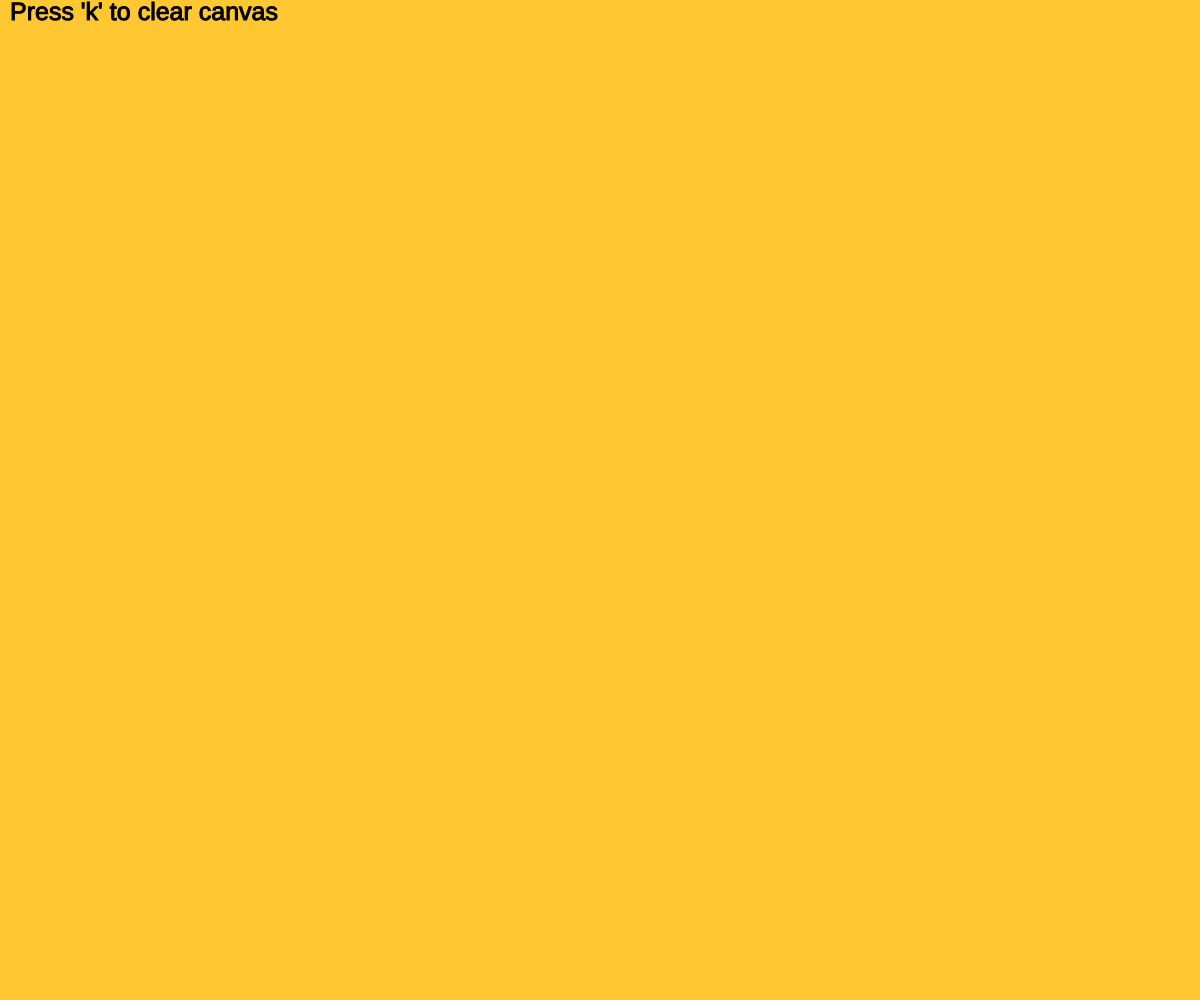
Frame 1 (no input)
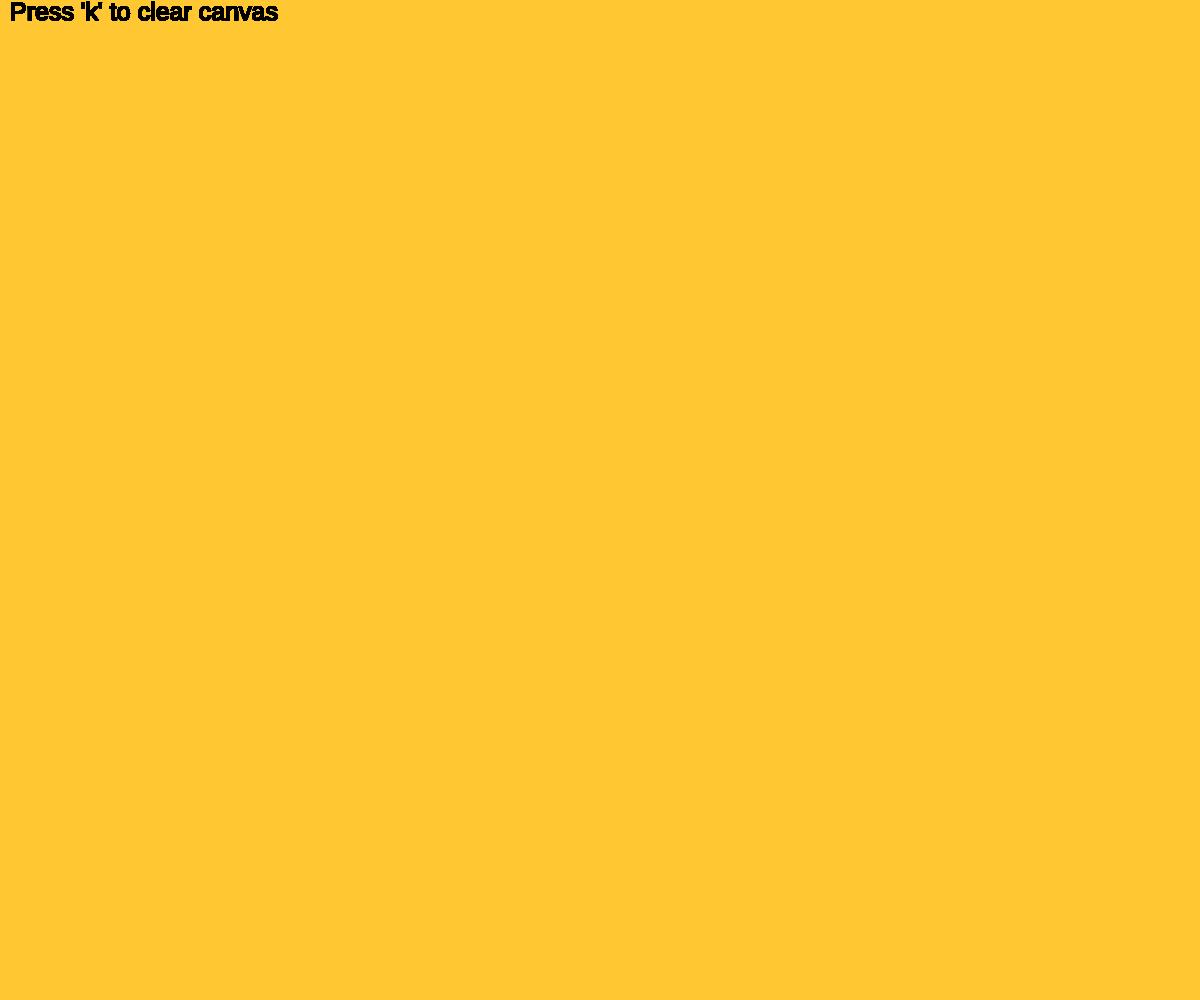
Frame 60 (no input)
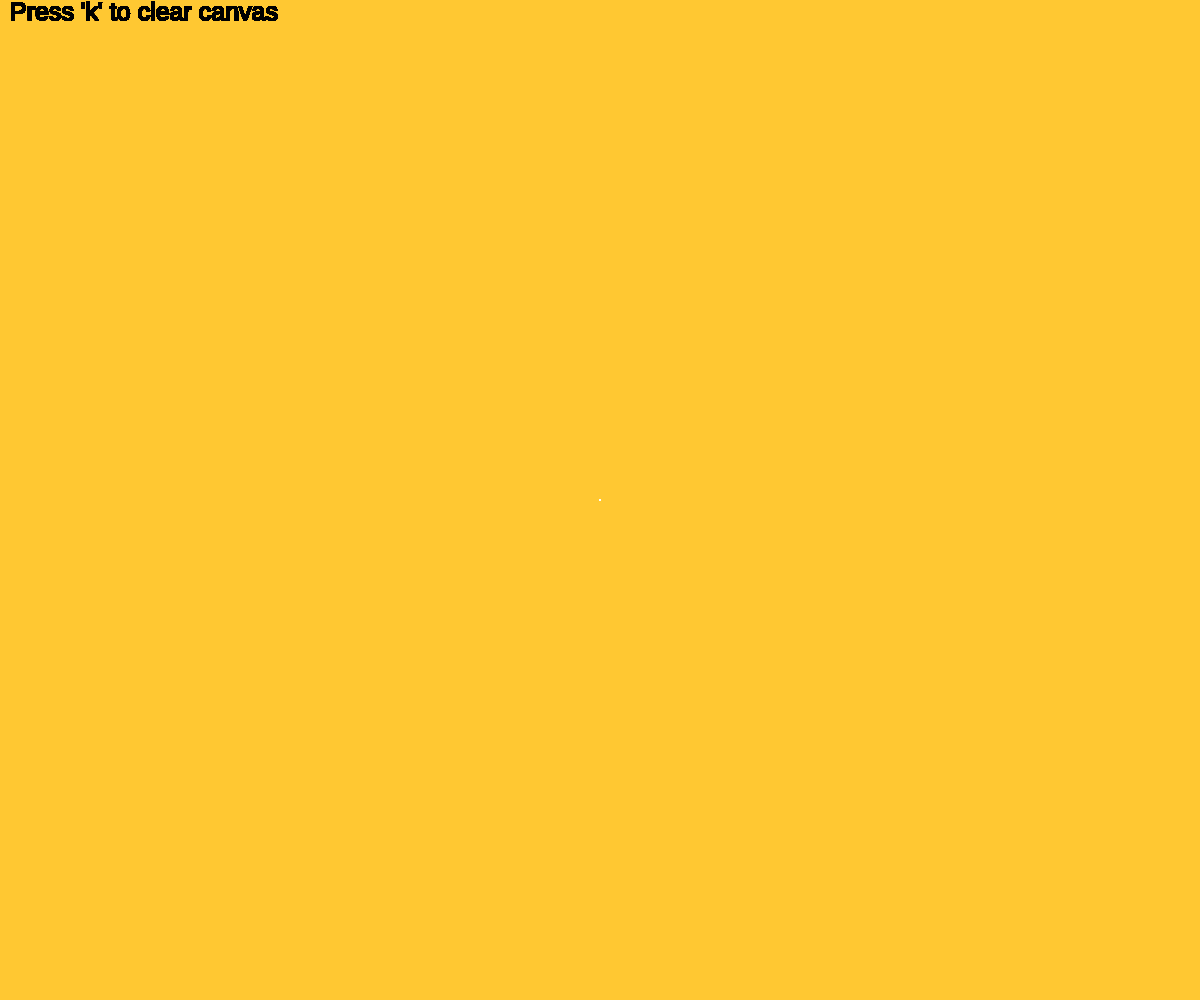
Frame 120 (the mouse pressed at the canvas centre since frame 60)

The p5.js sketch that drew these frames (run headless with seeded random() and noise() and a simulated clock; from frame 60 on, the mouse is pressed at the canvas centre):

// p5.js sketch
// ── sketch.js
let points = [];
let start = false;
let s = 1;

function setup() {
  createCanvas(windowWidth, windowHeight);
  background(255,200,50);
}

function draw() {
  fill(0);
  stroke(0);
  strokeWeight(1);
  textSize(25);
  text("Press 'k' to clear canvas",10,20);
  if (start) {
    points.push(createVector(mouseX, mouseY));
  }
  stroke(255);
  strokeWeight(1);
  noFill();
  beginShape();
  for (let i = 0; i < points.length; i++) {
    let xcord = points[i].x;
    let ycord = points[i].y;
    vertex(xcord, ycord);
  }
  endShape();
  if (s < 1) {
    s = 1
  }



}

function mousePressed() {
  start = true;
  points = [];
}

function mouseReleased() {
  start = false;
}

function keyPressed() {
  if (keyCode == 75) {
    background(200,255,50);
    points = [];

  }
}
function keyReleased() {
  if (keyCode == 75) {
    background(255,200,50)
    points = [];
    fill(0);
    stroke(0);
    strokeWeight(1);
    textSize(25);
    text("Press 'k' to clear canvas",10,20);

  }
}

function windowResized(){
  resizeCanvas(windowWidth,windowHeight);
  background(255,200,50);
  fill(0);
  stroke(0);
  strokeWeight(1);
  textSize(25);
  text("Press 'k' to clear canvas",10,20);
}
